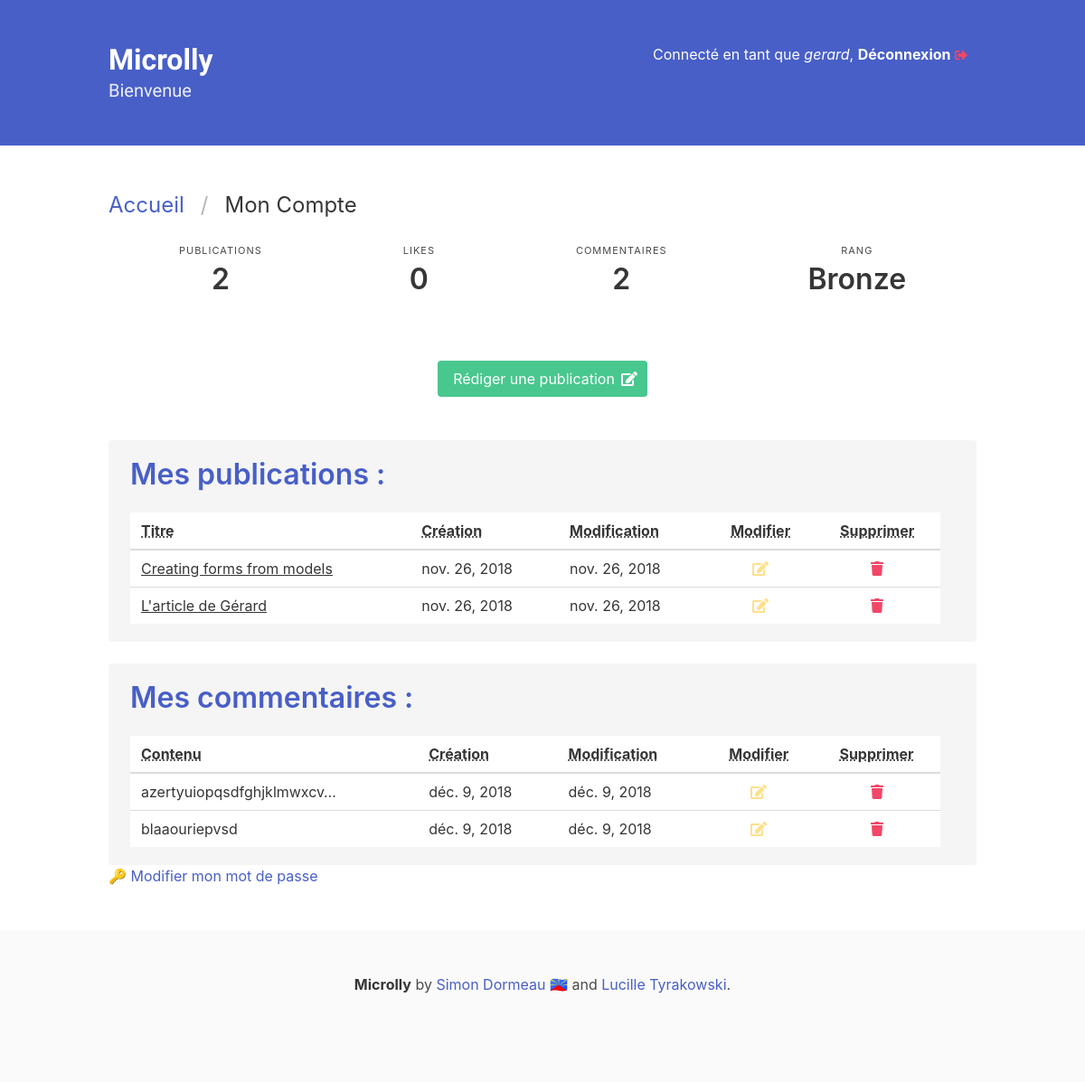
The app's page /accounts/ (signed in), older data.
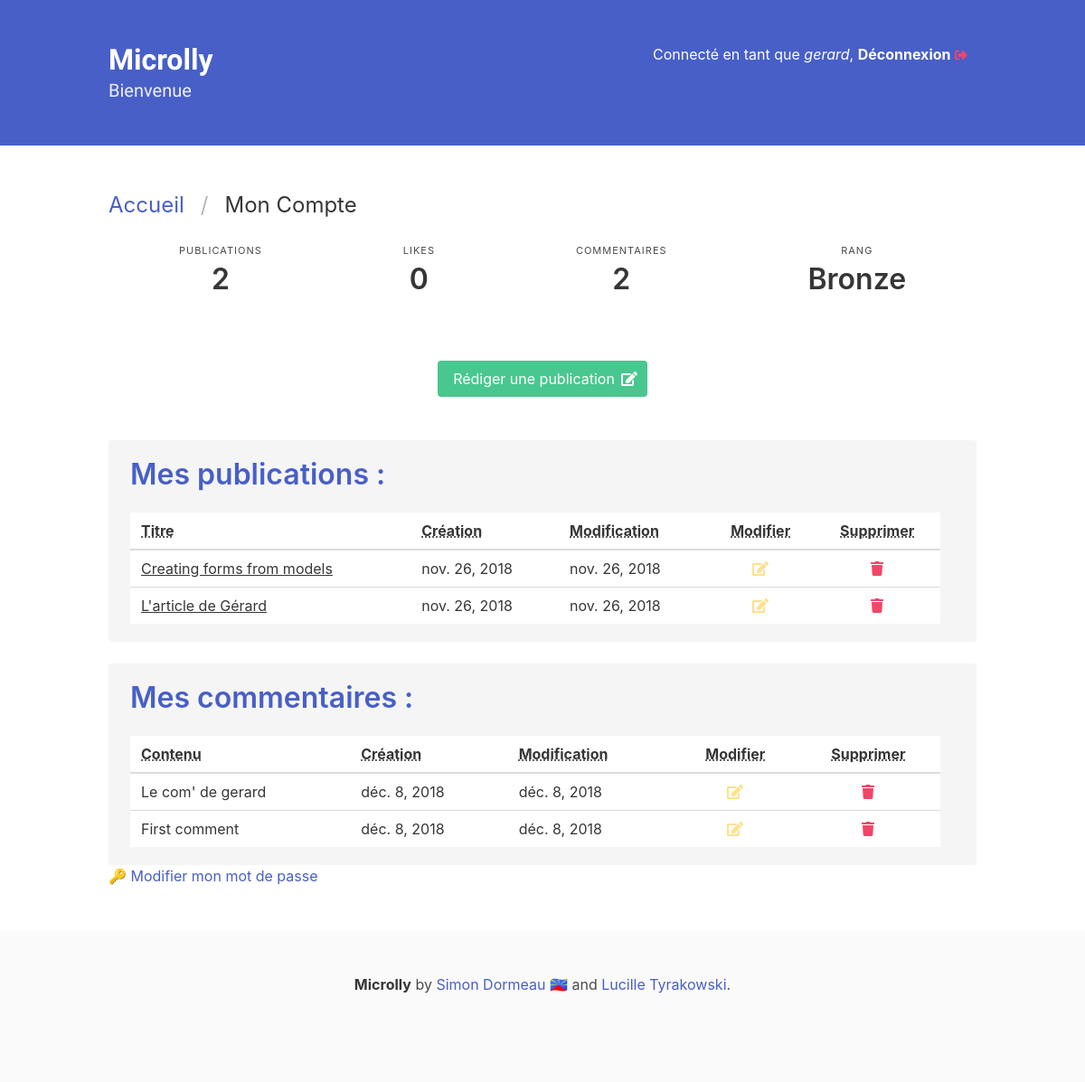
The same page, newer data.
### Microlly/models.py (models this page shows, shortened)
class Post(models.Model):
    title = models.CharField(max_length=150)
    body = RichTextField()
    author = models.ForeignKey(User, on_delete=models.CASCADE)
    creation_date = models.DateField(auto_now_add=True)
    update_date = models.DateField(auto_now=True)
    class Meta:
        ordering = ("-id",)
        verbose_name = "Publication"
        verbose_name_plural = "Publications"

class Comment(models.Model):
    message = models.CharField(max_length=250)
    author = models.ForeignKey(User, on_delete=models.CASCADE)
    post = models.ForeignKey(Post, on_delete=models.CASCADE, related_name="comments")
    creation_date = models.DateField(auto_now_add=True)
    update_date = models.DateField(auto_now=True)
    class Meta:
        ordering = ("-id",)
        verbose_name = "Commentaire"
        verbose_name_plural = "Commentaires"

### Microlly/views.py (the view)
# urls.py: path("accounts/", views.account, name="account"),
@login_required
def account(request):
    user_posts = Post.objects.filter(author=request.user).all()
    user_comments = Comment.objects.filter(author=request.user).all()
    user_rank = ranking.get_rank(len(user_posts))
    isaccountview = True
    return render(
        request,
        "account.html",
        {
            "user_posts": user_posts,
            "user_comments": user_comments,
            "isaccountview": isaccountview,
            "rank": user_rank,
        },
    )

### Microlly/ranking.py (called while the page is built)
def get_rank(number_of_posts):
    try:
        points = int(number_of_posts)
    except:
        points = 0
    ranks = [
        "Luke",
        "Platinium",
        "Gold",
        "Silver",
        "Bronze",
        "Noob",
    ]
    if points >= 10000:
        return ranks[0]
    if points >= 1000:
        return ranks[1]
    if points >= 100:
        return rank[2]
    if points >= 10:
        return ranks[3]
    if points >= 1:
        return ranks[4]
    if points >= 0:
        return ranks[5]

### Microlly/templates/account.html
{% extends 'base.html' %}
{% block body %}
    <nav class="breadcrumb is-large" aria-label="breadcrumbs">
        <ul>
            <li><a href="{% url 'Microlly:index' %}">Accueil</a></li>
            <li class="is-active"><a href="#" aria-current="page">Mon Compte</a></li>
        </ul>
    </nav>
    <nav class="level">
        <div class="level-item has-text-centered">
            <div>
            <p class="heading">Publications</p>
            <p class="title">{{ user_posts.count }}</p>
            </div>
        </div>
        <div class="level-item has-text-centered">
            <div>
            <p class="heading">Likes</p>
            <p class="title">0</p>
            </div>
        </div>
        <div class="level-item has-text-centered">
            <div>
            <p class="heading">Commentaires</p>
            <p class="title">{{ user_comments.count }}</p>
            </div>
        </div>
        <div class="level-item has-text-centered">
            <div>
            <p class="heading">Rang</p>
            <p class="title">{{ rank }}</p>
            </div>
        </div>
    </nav>
    <section class="section has-text-centered">
        <a href="{% url 'Microlly:create_post' %}" class="button is-success">
            <p>Rédiger une publication</p>
            <span class="icon white-text">
                <i class="fas fa-edit"></i>
            </span>
        </a>
    </section>
    <div class="container is-widescreen">
        <div class="notification">
            <h2 class="title has-text-link">Mes publications :</h2>
            <table class="table is-hoverable is-fullwidth">
                <thead>
                    <tr>
                    <th><abbr title="Titre">Titre</abbr></th>
                    <th><abbr title="Date de création">Création</abbr></th>
                    <th><abbr title="Date de dernière modification">Modification</abbr></th>
                    <th class="has-text-centered"><abbr title="Modifier l'article">Modifier</abbr></th>
                    <th class="has-text-centered"><abbr title="Supprimer l'article">Supprimer</abbr></th>
                    </tr>
                </thead>
                <tbody>
                    {% for post in user_posts %}
                        <tr>
                            <td><a href="{% url 'Microlly:post' id=post.id %}">{{ post.title }}</a></td>
                            <td>{{ post.creation_date }}</td>
                            <td>{{ post.update_date }}</td>
                            <td class="has-text-centered">
                                <a href="{% url 'Microlly:edit_post' id=post.id %}">
                                    <span class="icon has-text-warning">
                                        <i class="fas fa-edit has-text-centered"></i>
                                    </span>
                                </a>
                            </td>
                            <td class="has-text-centered">
                                <a href="{% url 'Microlly:delete_post' id=post.id %}">
                                    <span class="icon has-text-danger">
                                        <i class="fas fa-trash has-text-centered"></i>
                                    </span>
                                </a>
                            </td>
                        </tr>
                    {% empty %}
                    <thead>
                        <div class="box">Vous n'avez rien rédigé pour le moment.</div>
                    </thead>
                    {% endfor %}
                </tbody>
            </table>
        </div>
    <div class="container is-widescreen">
        <div class="notification">
            <h2 class="title has-text-link">Mes commentaires :</h2>
            <table class="table is-hoverable is-fullwidth">
                <thead>
                    <tr>
                        <th><abbr title="Titre">Contenu</abbr></th>
                        <th><abbr title="Date de création">Création</abbr></th>
                        <th><abbr title="Date de dernière modification">Modification</abbr></th>
                        <th class="has-text-centered"><abbr title="Modifier l'article">Modifier</abbr></th>
                        <th class="has-text-centered"><abbr title="Supprimer l'article">Supprimer</abbr></th>
                    </tr>
                </thead>
                <tbody>
                    {% for comment in user_comments %}
                    <tr>
                        <td>{{ comment.message|truncatechars:25 }}</td>
                        <td>{{ comment.creation_date }}</td>
                        <td>{{ comment.update_date }}</td>
                        <td class="has-text-centered">
                            <a href="{% url 'Microlly:comment_update' id=comment.id %}">
                                <span class="icon has-text-warning">
                                    <i class="fas fa-edit has-text-centered"></i>
                                </span>
                            </a>
                        </td>
                        <td class="has-text-centered">
                            <a href="{% url 'Microlly:comment_delete' id=comment.id %}">
                                <span class="icon has-text-danger">
                                    <i class="fas fa-trash has-text-centered"></i>
                                </span>
                            </a>
                        </td>
                        </tr>
                        {% empty %}
                            <div class="box">Vous n'avez rien rédigé pour le moment.</div>
                        {% endfor %}
                </tbody>
            </table>
        </div>
    </div>
        <a href="{% url 'Microlly:password_change' %}">
            <p>🔑 Modifier mon mot de passe</p>
        </a>
{% endblock body %}

### Microlly/templates/base.html (shortened to what this page needs)
<!DOCTYPE html>
<html>
<head>
    {% include "head.html" %}
</head>
<header>
    <section class="hero is-link">
        <div class="hero-body">
            <div class="container">
                {% if user.is_authenticated %}
                <div class="is-pulled-right">Connecté en tant que
                    <i>{{ user.username }}</i>,
                    <a href="{% url 'Microlly:logout' %}">
                        <strong>Déconnexion</strong>
                        <span class="icon has-text-danger">
                            <i class="fas fa-sm fa-sign-out-alt"></i>
                        </span>
                    </a>
                </div>
                {% else %}
                <a href="{% url 'Microlly:login' %}" class="is-pulled-right">Se connecter</a>
                {% endif %}
                <h1 class="title" clas="is-overlay">
                    <a href="{% url 'Microlly:index' %}" class="microlly">Microlly</a>
                </h1>
                <h2 class="subtitle microlly">
                    Bienvenue
                </h2>
            </div>
        </div>
    </section>
</header>
<body>
    <main>
        <section class="section wrapper">
            <div class="container">
                 {% block body %} {% endblock body %}
            </div>
        </section>
    </main>
    <footer class="footer">
        <div class="content has-text-centered">
            <p>
                <strong>Microlly</strong> by
                <a href="https://simondormeau.fr" target="_blank">Simon Dormeau 🇷🇪 </a> and
                <a href="https://www.flickr.com/photos/biayo/3683976815" target="_blank">Lucille Tyrakowski</a>.
            </p>
        </div>
    </footer>
</body>
</html>

### Microlly/templates/head.html (shortened to what this page needs)
    <link rel="stylesheet" href="https://cdnjs.cloudflare.com/ajax/libs/bulma/0.7.2/css/bulma.min.css">
    {% load static %}
    <link href="{% static 'base.css' %}" rel="stylesheet" type="text/css">

### Microlly/static/base.css (style rules this page uses)
body { display: flex; min-height: 100vh; flex-direction: column; }
main { flex: 1; transition: all 1s ease-out; }
.icon { display: inline-block; }
.microlly { font-family: 'Gruppo', cursive; }

Row changes from the older to the newer data that the page shows:
removed Comment: message "azertyuiopqsdfghjklmwxcv…", creation_date "déc. 9, 2018", update_date "déc. 9, 2018"
removed Comment: message "blaaouriepvsd", creation_date "déc. 9, 2018", update_date "déc. 9, 2018"
added Comment: message "Le com' de gerard", creation_date "déc. 8, 2018", update_date "déc. 8, 2018"
added Comment: message "First comment", creation_date "déc. 8, 2018", update_date "déc. 8, 2018"
